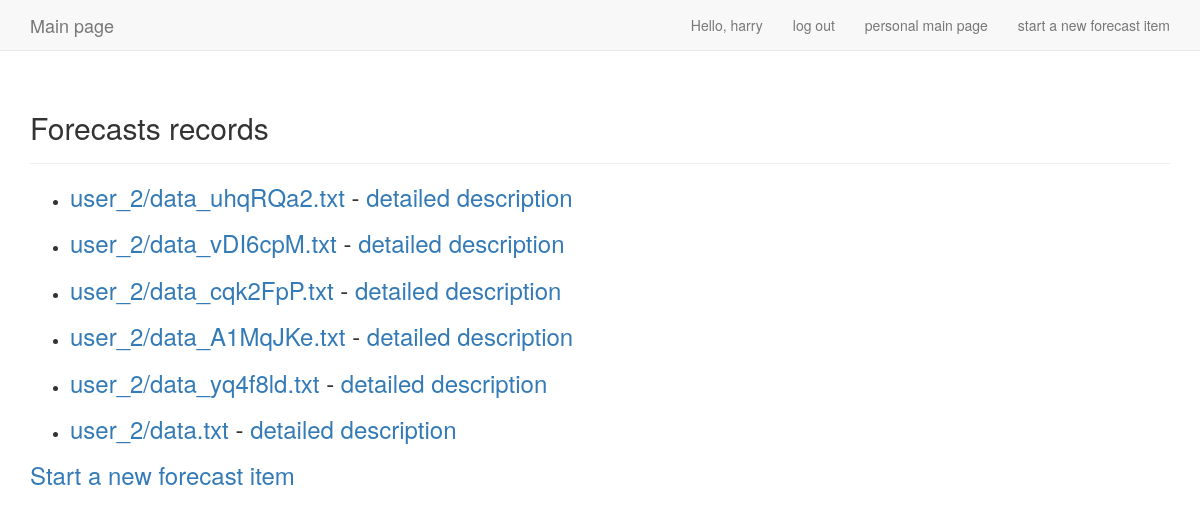
The app's page /forecast/ (signed in) with its own data.
### forecast/models.py (models this page shows, shortened)
class Upload(models.Model):
    owner = models.ForeignKey(User)
    userfiles = models.FileField(upload_to = user_directory_path)
    date_added = models.DateTimeField(auto_now_add =True)

### forecast/views.py (the view)
@login_required
def records(request):
    records = Upload.objects.filter(owner=request.user).order_by('-date_added')
    context = {'records':records}
    return render(request, 'forecast/index.html', context)

### forecast/templates/forecast/index.html (shortened to what this page needs)
{% extends "users/base.html" %}
{% load bootstrap3 %}
{% block header %}
    <h2>Forecasts records</h2>
{% endblock header%}
{% block content %}
<ul>
{% for upload in records %}
    <li>
    <h3>
    <a href="{% url 'forecast:itemdownload' upload.id %}">{{upload.userfiles}}</a> -
     <a href="{% url 'forecast:item' upload.id %}">detailed description</a>
    </h3>
    </li>
{% empty %}
    <li>There are no records for you.</li>
{% endfor %}
</ul>
<h3><a href="{% url 'forecast:upload' %}">Start a new forecast item</a></h3>
{% endblock content %}

### users/templates/users/base.html (shortened to what this page needs)
{% load bootstrap3 %}
<!DOCTYPE html>
<html lang="en">
    <head>
        {% bootstrap_css %}
    </head>
    <body>
        <nav class="navbar navbar-default navbar-static-top">
            <div class="container">
                <div class="navbar-header">
                    <a class="navbar-brand" href="{% url 'users:index' %}">
                        Main page </a>
                </div>
                <div id="navbar" class="navbar-collapse collapse">
                    <ul class="nav navbar-nav navbar-right">
                        {% if user.is_authenticated %}
                            <li><a>Hello, {{ user.username }}</a></li>
                            <li><a href="{% url 'users:logout' %}">log out</a></li>
                            <li><a href="{% url 'forecast:records' %}">personal main page</a></li>
                            <li><a href="{% url 'forecast:upload' %}">start a new forecast item</a></li>
                        {% else %}
                            <li><a href="{% url 'users:register' %}">register</a></li>
                            <li><a href="{% url 'users:login' %}">log in </a></li>
                        {% endif %}
                    </ul>
                </div>
            </div>
        </nav>
        <div class="container">
            <div class="page-header">
                {% block header %}{% endblock header %}
            </div>
            <div>
                {% block content %}{% endblock content %}
            </div>
        </div>
    </body>
</html>

### records on screen
Upload: userfiles "user_2/data_uhqRQa2.txt"
Upload: userfiles "user_2/data_vDI6cpM.txt"
Upload: userfiles "user_2/data_cqk2FpP.txt"
Upload: userfiles "user_2/data_A1MqJKe.txt"
Upload: userfiles "user_2/data_yq4f8ld.txt"
Upload: userfiles "user_2/data.txt"

### other values on screen
{{ user.username }} "harry"
